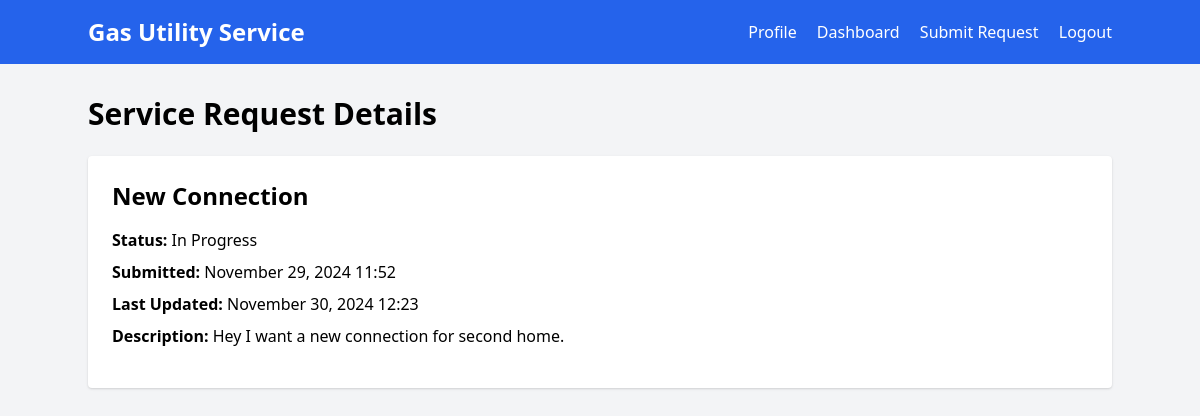
/request/2/ (signed in), run on the app's committed database.
### customer_service/models.py (models this page shows, shortened)
class ServiceRequest(models.Model):
    STATUS_CHOICES = [
        ('PENDING', 'Pending'),
        ('IN_PROGRESS', 'In Progress'),
        ('RESOLVED', 'Resolved'),
    ]
    REQUEST_TYPES = [
        ('BILLING', 'Billing Issue'),
        ('TECHNICAL', 'Technical Support'),
        ('CONNECTION', 'New Connection'),
        ('DISCONNECTION', 'Disconnection'),
        ('OTHER', 'Other'),
    ]
    customer = models.ForeignKey(Customer, on_delete=models.CASCADE)
    request_type = models.CharField(max_length=20, choices=REQUEST_TYPES)
    description = models.TextField()
    status = models.CharField(max_length=20, choices=STATUS_CHOICES, default='PENDING')
    created_at = models.DateTimeField(auto_now_add=True)
    updated_at = models.DateTimeField(auto_now=True)
    attachment = models.FileField(upload_to='service_requests/', blank=True, null=True)

### customer_service/views.py (the view)
# urls.py: path('request/<int:request_id>/', views.request_detail, name='request_detail'),
@login_required
def request_detail(request, request_id):
    service_request = ServiceRequest.objects.get(id=request_id, customer=request.user.customer)
    return render(request, 'customer_service/request_detail.html', {'service_request': service_request})

### customer_service/templates/customer_service/request_detail.html (shortened to what this page needs)
{% extends 'customer_service/base.html' %}
{% block content %}
<h1 class="text-3xl font-bold mb-6">Service Request Details</h1>
<div class="bg-white p-6 rounded shadow">
    <h2 class="text-2xl font-semibold mb-4">{{ service_request.get_request_type_display }}</h2>
    <p class="mb-2"><strong>Status:</strong> {{ service_request.get_status_display }}</p>
    <p class="mb-2"><strong>Submitted:</strong> {{ service_request.created_at|date:"F d, Y H:i" }}</p>
    <p class="mb-2"><strong>Last Updated:</strong> {{ service_request.updated_at|date:"F d, Y H:i" }}</p>
    <p class="mb-4"><strong>Description:</strong> {{ service_request.description }}</p>
</div>
{% endblock %}

### data on the page
ServiceRequest: request_type "New Connection", status "In Progress", created_at "November 29, 2024 11:52", updated_at "November 30, 2024 12:23", description "Hey I want a new connection for second home."
